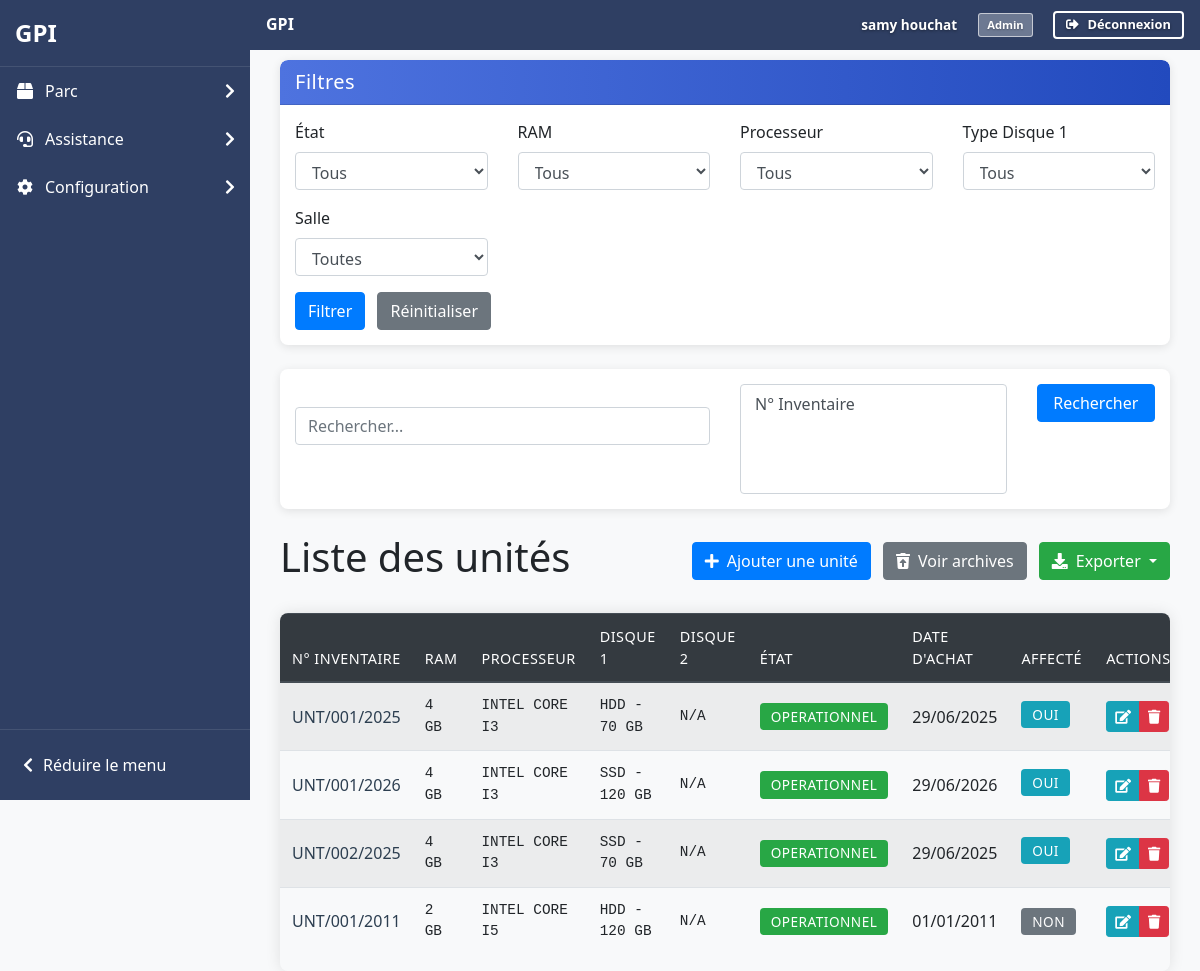
Page /pages/common/Gestion_unit.php (signed in) on the earlier database version.
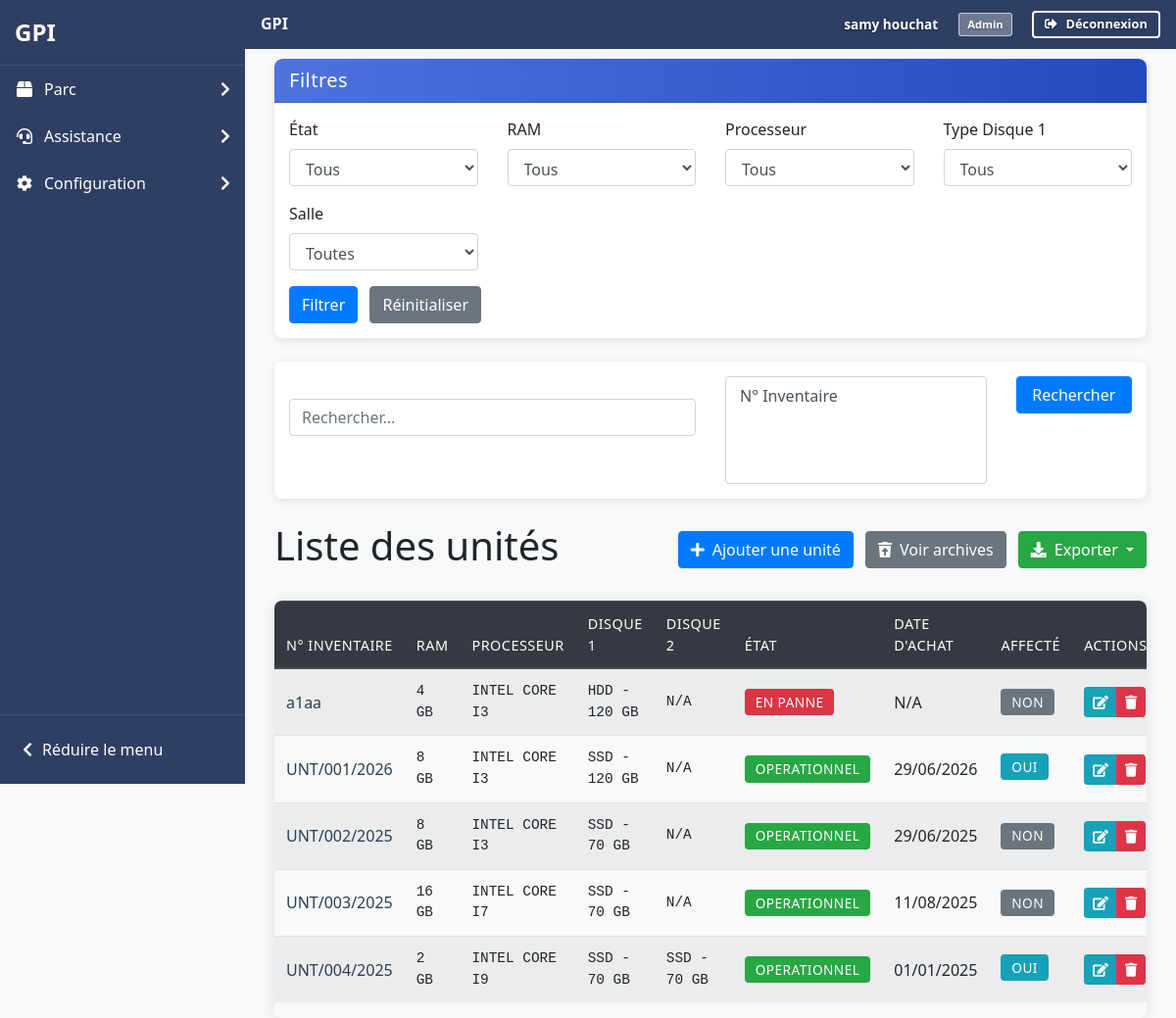
Same page on the later database version.
### tables this page shows
CREATE TABLE IF NOT EXISTS `unite` (
  `id_unite` int NOT NULL AUTO_INCREMENT,
  `numero_inventaire` varchar(255) NOT NULL,
  `ram` enum('2 GB','4 GB','8 GB','16 GB','32 GB','64 GB') NOT NULL,
  `processeur` enum('INTEL_CORE_I3','INTEL_CORE_I5','INTEL_CORE_I7','INTEL_CORE_I9','INTEL_XEON','INTEL_PENTIUM','INTEL_CELERON') NOT NULL,
  `disque_dur_1_type` enum('SSD','HDD') NOT NULL,
  `disque_dur_1_capacite` enum('70 GB','120 GB','500 GB') NOT NULL,
  `disque_dur_2_type` enum('SSD','HDD') DEFAULT NULL,
  `disque_dur_2_capacite` enum('70 GB','120 GB','500 GB') DEFAULT NULL,
  `etat` enum('Operationnel','En panne') DEFAULT 'Operationnel',
  `date_achat` date DEFAULT NULL,
  `date_ajout` datetime DEFAULT CURRENT_TIMESTAMP,
  `supprime_le` datetime DEFAULT NULL,
  `est_affecte` tinyint(1) DEFAULT '0',
  PRIMARY KEY (`id_unite`),
  UNIQUE KEY `numero_inventaire` (`numero_inventaire`)
);

### includes/filters.php (called while the page is built, shortened)
<?php
function buildFilterQuery($type, $filters) {
    $where = [];
    $params = [];
    $whereClause = !empty($where) ? " WHERE " . implode(" AND ", $where) : "";
    return ['clause' => $whereClause, 'params' => $params];
}

### pages/common/Gestion_unit.php (the view, shortened to what the changed rows need)
<?php
require_once '../../includes/functions.php';
require_once '../../includes/filters.php';
try {
    $pdo = connectDB();
    $filters = [
        'ram' => $_GET['ram'] ?? '',
        'etat' => $_GET['etat'] ?? '',
        'id_salle' => $_GET['id_salle'] ?? '',
        'processeur' => $_GET['processeur'] ?? '',
        'disque_dur_1_type' => $_GET['disque_dur_1_type'] ?? ''
    ];
    $search = $_GET['search'] ?? '';
    $baseQuery = "SELECT u.*, p.nom_poste, p.id_salle, s.nom_salle,
                  CASE WHEN pu.id_poste IS NOT NULL THEN 1 ELSE 0 END as est_affecte
                  FROM unite u
                  LEFT JOIN poste_unite pu ON u.id_unite = pu.id_unite
                  LEFT JOIN poste p ON pu.id_poste = p.id_poste
                  LEFT JOIN salles s ON p.id_salle = s.id_salle
                  WHERE u.supprime_le IS NULL";
    $filterData = buildFilterQuery('unite', $filters);
    $finalQuery = $baseQuery . ($filterData['clause'] ? ' AND' . substr($filterData['clause'], 6) : '');
    if (!empty($search)) {
        $selectedColumns = $_GET['search_columns'] ?? [];
        $whereClauses = [];
        $searchParams = [];
        if (empty($selectedColumns) || in_array('all', $selectedColumns)) {
            $whereClauses = [
                "u.numero_inventaire LIKE ?",
                "u.processeur LIKE ?"
            ];
            $searchParams = array_fill(0, 2, "%$search%");
        } else {
            foreach ($selectedColumns as $column) {
                switch($column) {
                    case 'numero_inventaire':
                        $whereClauses[] = "u.numero_inventaire LIKE ?";
                        break;
                    case 'processeur':
                        $whereClauses[] = "u.processeur LIKE ?";
                        break;
                }
                $searchParams[] = "%$search%";
            }
        }
        if (!empty($whereClauses)) {
            $finalQuery .= " AND (" . implode(" OR ", $whereClauses) . ")";
            $params = array_merge($filterData['params'], $searchParams);
        }
    } else {
        $params = $filterData['params'];
    }
    $stmt = $pdo->prepare($finalQuery);
    $stmt->execute($params);
    $unites = $stmt->fetchAll();
?>
<div class="d-flex justify-content-between align-items-center mb-4">
    <h1>Liste des unités</h1>
</div>
<?php
    if (count($unites) > 0) {
?>
        <div class="table-responsive">
            <table class="table table-striped table-hover">
                <thead class="thead-dark">
                    <tr>
                        <th>N° Inventaire</th>
                        <th>RAM</th>
                        <th>Processeur</th>
                        <th>Disque 1</th>
                        <th>Disque 2</th>
                        <th>État</th>
                        <th>Date d'achat</th>
                        <th>Affecté</th>
                        <th>Actions</th>
                    </tr>
                </thead>
                <tbody>
<?php
        foreach ($unites as $unite) {
?>
                    <tr>
                        <td><?php echo htmlspecialchars($unite['numero_inventaire']); ?></td>
                        <td><?php echo htmlspecialchars($unite['ram']); ?></td>
                        <td><?php echo htmlspecialchars(str_replace('_', ' ', $unite['processeur'])); ?></td>
                        <td><?php echo htmlspecialchars($unite['disque_dur_1_type'] . ' - ' . $unite['disque_dur_1_capacite']); ?></td>
                        <td><?php echo ($unite['disque_dur_2_type'] ? htmlspecialchars($unite['disque_dur_2_type'] . ' - ' . $unite['disque_dur_2_capacite']) : 'N/A'); ?></td>
                        <td><span class="badge badge-<?php echo ($unite['etat'] === 'Operationnel' ? 'success' : 'danger'); ?>"><?php echo htmlspecialchars($unite['etat']); ?></span></td>
                        <td><?php echo ($unite['date_achat'] ? date('d/m/Y', strtotime($unite['date_achat'])) : 'N/A'); ?></td>
                        <td><span class="badge badge-<?php echo ($unite['est_affecte'] ? 'info' : 'secondary'); ?>"><?php echo ($unite['est_affecte'] ? 'Oui' : 'Non'); ?></span></td>
                        <td>
                            <div class="btn-group" role="group">
                                <a href="../../includes/gestion.php?action=modifier_unite&id=<?php echo $unite['id_unite']; ?>"
                                    class="btn btn-info btn-sm" title="Modifier">
                                    <i class="fas fa-edit"></i>
                                </a>
                                <a href="../../includes/gestion.php?action=supprimer_unite&id=<?php echo $unite['id_unite']; ?>"
                                    onclick="return confirm('Êtes-vous sûr de vouloir supprimer cette unité ?')"
                                    class="btn btn-danger btn-sm" title="Supprimer">
                                    <i class="fas fa-trash"></i>
                                </a>
                            </div>
                        </td>
                    </tr>
<?php
        }
?>
                </tbody>
            </table>
        </div>
<?php
    } else {
?>
        <div class="alert alert-info">Aucune unité trouvée.</div>
<?php
    }
} catch (PDOException $e) {
?>
    <div class="alert alert-danger">Une erreur est survenue : <?php echo htmlspecialchars($e->getMessage()); ?></div>
<?php
}
?>

Differences in the rows shown:
removed unite: numero_inventaire "UNT/001/2025", ram "4 GB", processeur "INTEL CORE I3", disque_dur_1_type+disque_dur_1_capacite "HDD - 70 GB", shows "N/A", etat "OPERATIONNEL", date_achat "29/06/2025", shows "OUI"
removed unite: numero_inventaire "UNT/001/2011", ram "2 GB", processeur "INTEL CORE I5", disque_dur_1_type+disque_dur_1_capacite "HDD - 120 GB", shows "N/A", etat "OPERATIONNEL", date_achat "01/01/2011", shows "NON"
added unite: numero_inventaire "a1aa", ram "4 GB", processeur "INTEL CORE I3", disque_dur_1_type+disque_dur_1_capacite "HDD - 120 GB", shows "N/A", etat "EN PANNE", shows "NON"
changed unite "UNT/001/2026": ram "4 GB" → "8 GB"
changed unite "UNT/002/2025": ram "4 GB" → "8 GB"; text "OUI" → "NON"
added unite: numero_inventaire "UNT/003/2025", ram "16 GB", processeur "INTEL CORE I7", disque_dur_1_type+disque_dur_1_capacite "SSD - 70 GB", shows "N/A", etat "OPERATIONNEL", date_achat "11/08/2025", shows "NON"
added unite: numero_inventaire "UNT/004/2025", ram "2 GB", processeur "INTEL CORE I9", disque_dur_1_type+disque_dur_1_capacite "SSD - 70 GB", disque_dur_2_type+disque_dur_2_capacite "SSD - 70 GB", etat "OPERATIONNEL", date_achat "01/01/2025", shows "OUI"
